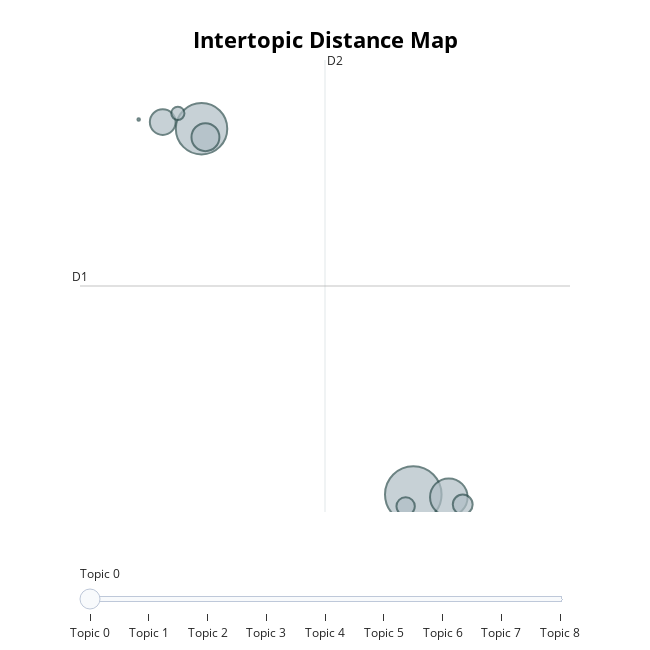

Notebook code cell kept with this figure:
### Code cell
bertopic_model.visualize_topics()

### Figure 1 — Plotly figure (JSON) as saved in the notebook; plotly's stock layout.template omitted (floating-point values rounded to 4 significant figures)
{"data": [{"customdata": [[0, "photo | day | divorce | week | wedding", 34908], [1, "trump | donald | president | republican | gop", 28833], [2, "sleep | life | child | day | kid", 15350], [3, "trump | korea | iran | president | china", 8515], [4, "climate | dog | change | cat | water", 7253], [5, "cancer | marijuana | ebola | drug | hiv", 4303], [6, "game | bowl | super | win | team", 3682], [7, "airline | flight | plane | airport | passenger", 1898], [8, "bridge | lloyd | wright | building | frank", 68]], "hovertemplate": "<b>Topic %{customdata[0]}</b><br>%{customdata[1]}<br>Size: %{customdata[2]}", "legendgroup": "", "marker": {"color": "#B0BEC5", "line": {"color": "DarkSlateGrey", "width": 2}, "size": [34908, 28833, 15350, 8515, 7253, 4303, 3682, 1898, 68], "sizemode": "area", "sizeref": 21.82, "symbol": "circle"}, "mode": "markers", "name": "", "orientation": "v", "showlegend": false, "type": "scatter", "x": [13.28, 9.054, 13.99, 9.132, 8.28, 14.26, 13.12, 8.582, 7.8], "xaxis": "x", "y": [-1.26, 16.59, -1.394, 16.18, 16.92, -1.753, -1.842, 17.34, 17.05], "yaxis": "y"}], "layout": {"annotations": [{"showarrow": false, "text": "D1", "x": 6.63, "y": 8.914, "yshift": 10}, {"showarrow": false, "text": "D2", "x": 11.52, "xshift": 10, "y": 19.95}], "height": 650, "hoverlabel": {"bgcolor": "white", "font": {"family": "Rockwell", "size": 16}}, "legend": {"itemsizing": "constant", "tracegroupgap": 0}, "margin": {"t": 60}, "shapes": [{"line": {"color": "#CFD8DC", "width": 2}, "type": "line", "x0": 11.52, "x1": 11.52, "y0": -2.118, "y1": 19.95}, {"line": {"color": "#9E9E9E", "width": 2}, "type": "line", "x0": 6.63, "x1": 16.4, "y0": 8.914, "y1": 8.914}], "sliders": [{"active": 0, "pad": {"t": 50}, "steps": [{"args": [{"marker.color": [["red", "#B0BEC5", "#B0BEC5", "#B0BEC5", "#B0BEC5", "#B0BEC5", "#B0BEC5", "#B0BEC5", "#B0BEC5"]]}], "label": "Topic 0", "method": "update"}, {"args": [{"marker.color": [["#B0BEC5", "red", "#B0BEC5", "#B0BEC5", "#B0BEC5", "#B0BEC5", "#B0BEC5", "#B0BEC5", "#B0BEC5"]]}], "label": "Topic 1", "method": "update"}, {"args": [{"marker.color": [["#B0BEC5", "#B0BEC5", "red", "#B0BEC5", "#B0BEC5", "#B0BEC5", "#B0BEC5", "#B0BEC5", "#B0BEC5"]]}], "label": "Topic 2", "method": "update"}, {"args": [{"marker.color": [["#B0BEC5", "#B0BEC5", "#B0BEC5", "red", "#B0BEC5", "#B0BEC5", "#B0BEC5", "#B0BEC5", "#B0BEC5"]]}], "label": "Topic 3", "method": "update"}, {"args": [{"marker.color": [["#B0BEC5", "#B0BEC5", "#B0BEC5", "#B0BEC5", "red", "#B0BEC5", "#B0BEC5", "#B0BEC5", "#B0BEC5"]]}], "label": "Topic 4", "method": "update"}, {"args": [{"marker.color": [["#B0BEC5", "#B0BEC5", "#B0BEC5", "#B0BEC5", "#B0BEC5", "red", "#B0BEC5", "#B0BEC5", "#B0BEC5"]]}], "label": "Topic 5", "method": "update"}, {"args": [{"marker.color": [["#B0BEC5", "#B0BEC5", "#B0BEC5", "#B0BEC5", "#B0BEC5", "#B0BEC5", "red", "#B0BEC5", "#B0BEC5"]]}], "label": "Topic 6", "method": "update"}, {"args": [{"marker.color": [["#B0BEC5", "#B0BEC5", "#B0BEC5", "#B0BEC5", "#B0BEC5", "#B0BEC5", "#B0BEC5", "red", "#B0BEC5"]]}], "label": "Topic 7", "method": "update"}, {"args": [{"marker.color": [["#B0BEC5", "#B0BEC5", "#B0BEC5", "#B0BEC5", "#B0BEC5", "#B0BEC5", "#B0BEC5", "#B0BEC5", "red"]]}], "label": "Topic 8", "method": "update"}]}], "title": {"font": {"color": "Black", "size": 22}, "text": "<b>Intertopic Distance Map</b>", "x": 0.5, "xanchor": "center", "y": 0.95, "yanchor": "top"}, "width": 650, "xaxis": {"anchor": "y", "domain": [0, 1], "range": [6.63, 16.4], "title": {"text": ""}, "visible": false}, "yaxis": {"anchor": "x", "domain": [0, 1], "range": [-2.118, 19.95], "title": {"text": ""}, "visible": false}}}
